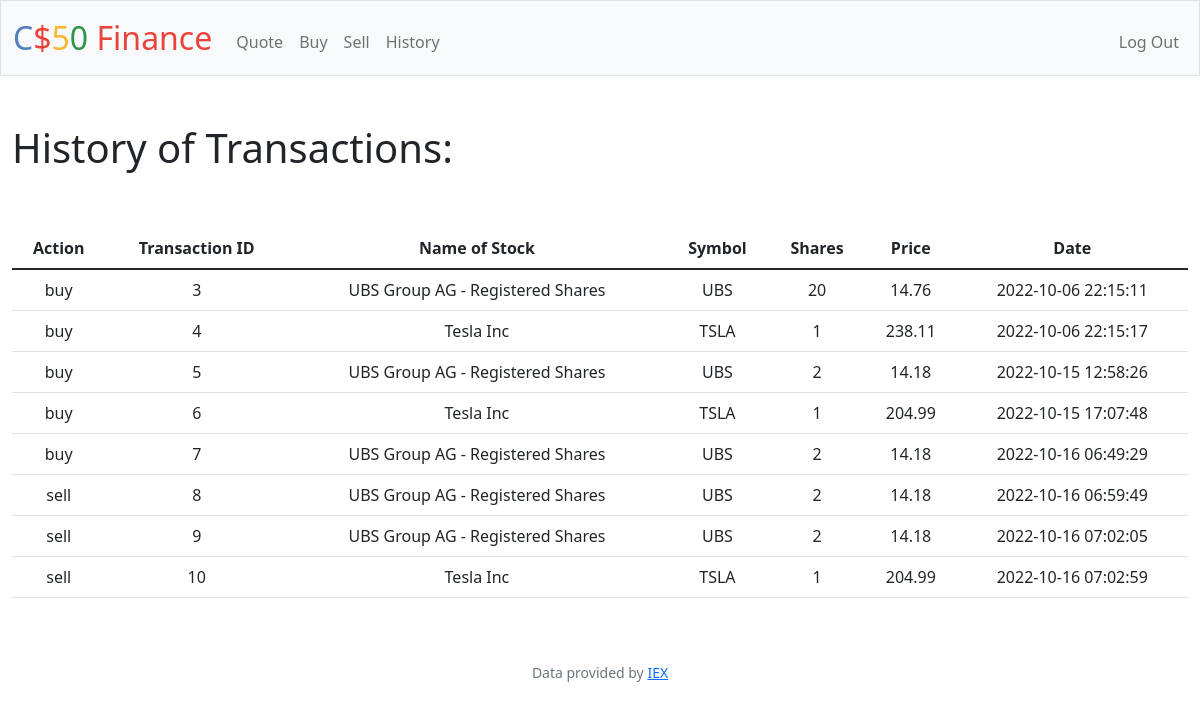
The app's page /history (signed in) with its own data.
### tables this page shows
CREATE TABLE transactions (transaction_id INTEGER PRIMARY KEY AUTOINCREMENT NOT NULL, name TEXT NOT NULL, symbol TEXT NOT NULL, shares INTEGER NOT NULL, price NUMERIC NOT NULL, date TEXT NOT NULL, user_id INTEGER NOT NULL, type TEXT, FOREIGN KEY (user_id) REFERENCES users (id));

### app.py (the view)
@app.route("/history")
@login_required
def history():
    userTransactions = db.execute("select * from transactions where user_id=?", session.get("user_id"))
    return render_template("/history.html", userTransactions=userTransactions)

### app.py (called while the page is built)
@app.after_request
def after_request(response):
    response.headers["Cache-Control"] = "no-cache, no-store, must-revalidate"
    response.headers["Expires"] = 0
    response.headers["Pragma"] = "no-cache"
    return response

### helpers.py (called while the page is built)
def login_required(f):
    @wraps(f)
    def decorated_function(*args, **kwargs):
        if session.get("user_id") is None:
            return redirect("/login")
        return f(*args, **kwargs)
    return decorated_function

### templates/history.html (shortened to what this page needs)
{% extends "layout.html" %}
{% block main %}
<h1 class="text-start">History of Transactions:<br>
    <br></h1>
<table class="table">
    <thead>
        <tr>
            <th>Action</th>
            <th>Transaction ID</th>
            <th>Name of Stock</th>
            <th>Symbol</th>
            <th>Shares</th>
            <th>Price</th>
            <th>Date</th>
        </tr>
    </thead>
    <tbody>
        {% for element in userTransactions %}
            <tr>
                <td>{{ element["type"] }}</td>
                <td>{{ element["transaction_id"] }}</td>
                <td>{{ element["name"] }}</td>
                <td>{{ element["symbol"] }}</td>
                <td>{{ element["shares"] }}</td>
                <td>{{ element["price"] }}</td>
                <td>{{ element["date"] }}</td>
            </tr>
        {% endfor %}
    </tbody>
</table>
{% endblock %}

### templates/layout.html (shortened to what this page needs)
<!DOCTYPE html>
<html lang="en">
    <head>
        <link href="https://cdn.jsdelivr.net/npm/bootstrap@5.1.3/dist/css/bootstrap.min.css" rel="stylesheet">
        <link href="/static/styles.css" rel="stylesheet">
    </head>
    <body>
        <nav class="bg-light border navbar navbar-expand-md navbar-light">
            <div class="container-fluid">
                <a class="navbar-brand" href="/"><span class="blue">C</span><span class="red">$</span><span class="yellow">5</span><span class="green">0</span> <span class="red">Finance</span></a>
                <div class="collapse navbar-collapse" id="navbar">
                    {% if session["user_id"] %}
                        <ul class="navbar-nav me-auto mt-2">
                            <li class="nav-item"><a class="nav-link" href="/quote">Quote</a></li>
                            <li class="nav-item"><a class="nav-link" href="/buy">Buy</a></li>
                            <li class="nav-item"><a class="nav-link" href="/sell">Sell</a></li>
                            <li class="nav-item"><a class="nav-link" href="/history">History</a></li>
                        </ul>
                        <ul class="navbar-nav ms-auto mt-2">
                            <li class="nav-item"><a class="nav-link" href="/logout">Log Out</a></li>
                        </ul>
                    {% else %}
                        <ul class="navbar-nav ms-auto mt-2">
                            <li class="nav-item"><a class="nav-link" href="/register">Register</a></li>
                            <li class="nav-item"><a class="nav-link" href="/login">Log In</a></li>
                        </ul>
                    {% endif %}
                </div>
            </div>
        </nav>
        <main class="container-fluid py-5 text-center">
            {% block main %}{% endblock %}
        </main>
        <footer class="mb-5 small text-center text-muted">
            Data provided by <a href="https://iexcloud.io/">IEX</a>
        </footer>
    </body>
</html>

### static/styles.css (style rules this page uses)
nav .navbar-brand { font-size: xx-large; }
nav .navbar-brand .blue { color: #537fbe; }
nav .navbar-brand .red { color: #ea433b; }
nav .navbar-brand .yellow { color: #f5b82e; }
nav .navbar-brand .green { color: #2e944b; }

### records on screen
transactions: type "buy", transaction_id "3", name "UBS Group AG - Registered Shares", symbol "UBS", shares "20", price "14.76", date "2022-10-06 22:15:11"
transactions: type "buy", transaction_id "4", name "Tesla Inc", symbol "TSLA", shares "1", price "238.11", date "2022-10-06 22:15:17"
transactions: type "buy", transaction_id "5", name "UBS Group AG - Registered Shares", symbol "UBS", shares "2", price "14.18", date "2022-10-15 12:58:26"
transactions: type "buy", transaction_id "6", name "Tesla Inc", symbol "TSLA", shares "1", price "204.99", date "2022-10-15 17:07:48"
transactions: type "buy", transaction_id "7", name "UBS Group AG - Registered Shares", symbol "UBS", shares "2", price "14.18", date "2022-10-16 06:49:29"
transactions: type "sell", transaction_id "8", name "UBS Group AG - Registered Shares", symbol "UBS", shares "2", price "14.18", date "2022-10-16 06:59:49"
transactions: type "sell", transaction_id "9", name "UBS Group AG - Registered Shares", symbol "UBS", shares "2", price "14.18", date "2022-10-16 07:02:05"
transactions: type "sell", transaction_id "10", name "Tesla Inc", symbol "TSLA", shares "1", price "204.99", date "2022-10-16 07:02:59"
